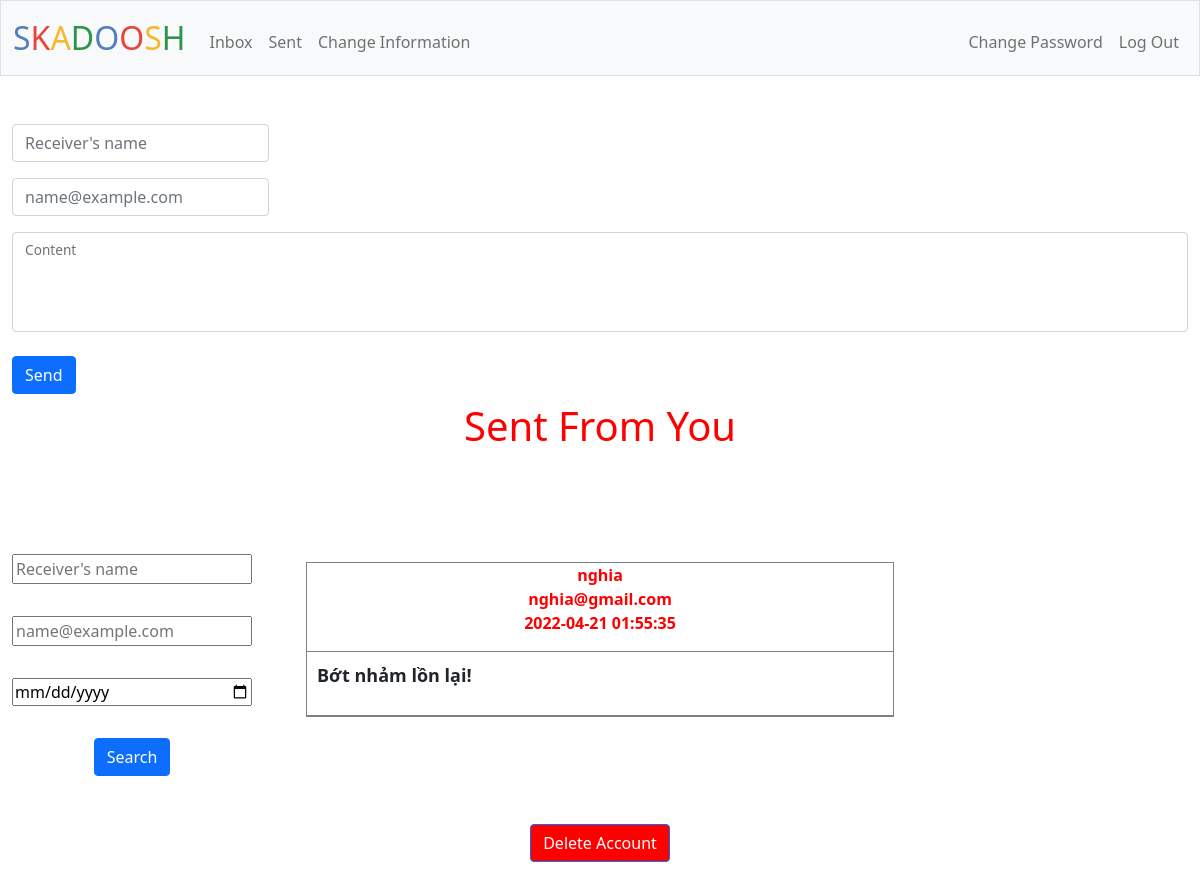
The page /sent (signed in) on the database as committed earlier.
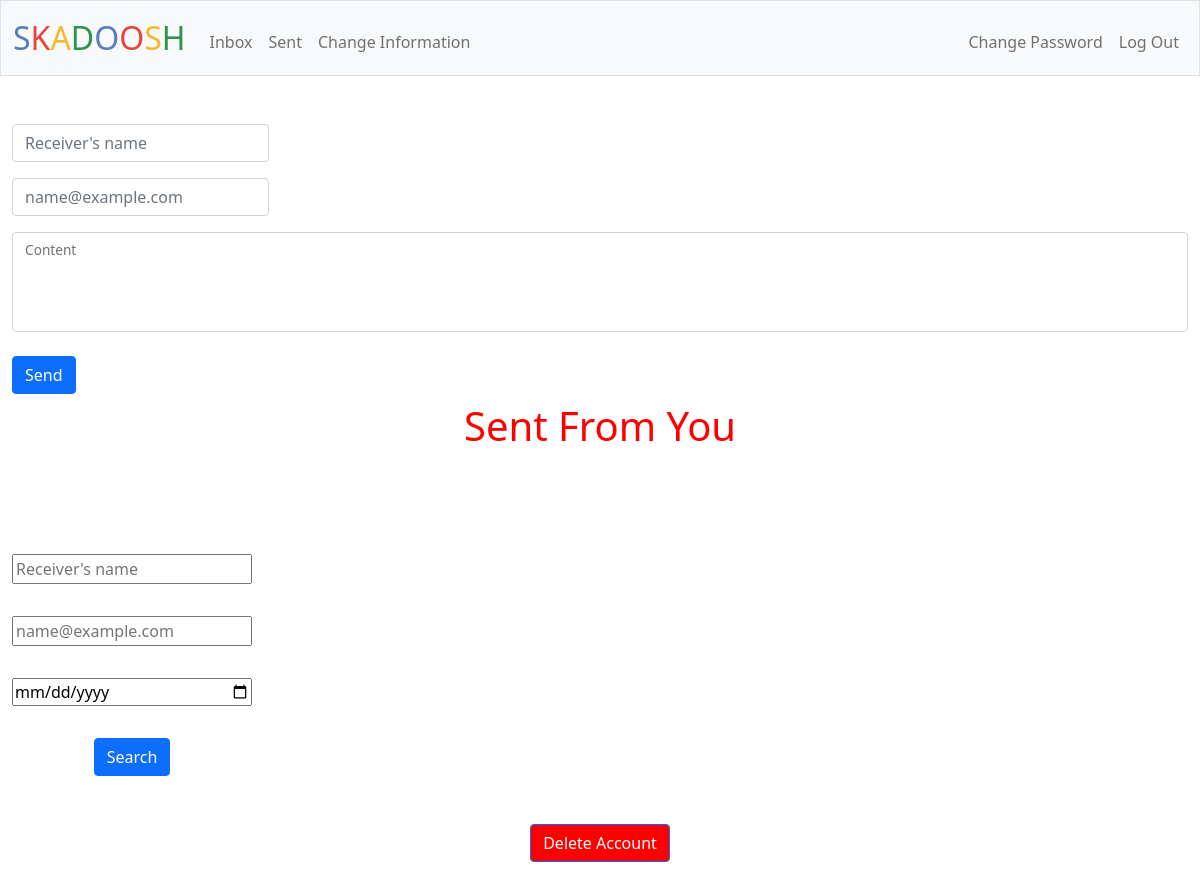
The same page on the database as committed later.
### tables this page shows
CREATE TABLE mail_box (id INTEGER PRIMARY KEY AUTOINCREMENT NOT NULL, 
sender_id INTEGER NOT NULL, receiver_id INTEGER NOT NULL, 
sender TEXT NOT NULL, receiver TEXT NOT NULL, 
date TIMESTAMP NOT NULL, mail TEXT NOT NULL);

CREATE TABLE informations (
id INTEGER PRIMARY KEY AUTOINCREMENT NOT NULL,
user_id INTEGER NOT NULL,
name TEXT NOT NULL,
birth TEXT,
place TEXT,
number TEXT,
email TEXT NOT NULL UNIQUE);

### app.py (the view, shortened to what this page needs)
@app.route("/sent", methods=["GET", "POST"])
@login_required
def sent():
    user_id = session['user_id']
    rows = db.execute("SELECT * FROM informations WHERE user_id = ?", user_id)
    if len(rows) == 0:
        message = 'You must provide you informations first!'
        return render_template("information.html", requirement=message)
    rows = db.execute("SELECT * FROM mail_box WHERE sender_id = ? ORDER BY date DESC", user_id)
    mails = []
    for row in rows:
        mail = {}
        mail['receiver'] = row['receiver']
        receiver_id = row['receiver_id']
        mail['email'] = db.execute("SELECT email FROM informations WHERE user_id = ?", receiver_id)[0]['email']
        mail['mail'] = row['mail']
        mail['date'] = row['date']
        mails.append(mail)
    return render_template("sent.html", mails=mails)

### app.py (called while the page is built)
@app.after_request
def after_request(response):
    response.headers["Cache-Control"] = "no-cache, no-store, must-revalidate"
    response.headers["Expires"] = 0
    response.headers["Pragma"] = "no-cache"
    return response

### helpers.py (called while the page is built)
def login_required(f):
    @wraps(f)
    def decorated_function(*args, **kwargs):
        if session.get("user_id") is None:
            return redirect("/login")
        return f(*args, **kwargs)
    return decorated_function

### templates/sent.html (shortened to what this page needs)
{% extends "layout.html" %}
{% block sent %}
<div id="send">
    <form action="/sent" method="post" id="send">
        <div class="mb-3">
            <input autofocus class="form-control w-auto" id="receiver" name="receiver" placeholder="Receiver's name" type="text">
        </div>
        <div class="mb-3">
            <input class="form-control w-auto" id="email" name="email" placeholder="name@example.com" type="text">
        </div>
        <div class="form-floating">
            <input class="form-control" id="floatingMail" name="mail" type="text">
            <label for="floatingMail" class="form-label">Content</label>
        </div>
        <br>
        <button class="btn btn-primary" type="submit">Send</button>
    </form>
</div>
<h1>Sent From You</h1>
{% endblock %}
{% block main %}
<div>
    <form action="/search_sent" method="post" id="search">
        <div><input autofocus id="name" name="name" placeholder="Receiver's name" type="text"></div>
        <br>
        <div><input autofocus id="receiver_email" name="receiver_email" placeholder="name@example.com" type="text"></div>
        <br>
        <div><input autofocus id="date" name="date" type="date"></div>
        <br>
        <button class="btn btn-primary" type="submit">Search</button>
    </form>
</div>
{% for mail in mails %}
<div id="sent">
    <div><p id="mail-receiver">{{ mail['receiver'] }} <br> {{ mail['email'] }} <br> {{ mail['date'] }}</p></div>
    <div id="mail"><p id="content">{{ mail['mail'] }}</p></div>
</div>
{% endfor %}
{% endblock %}

### templates/layout.html (shortened to what this page needs)
<!DOCTYPE html>
<html lang="en">
    <head>
        <link href="https://cdn.jsdelivr.net/npm/bootstrap@5.1.3/dist/css/bootstrap.min.css" rel="stylesheet">
        <link href="/static/styles.css" rel="stylesheet">
    </head>
    <body>
        <nav class="bg-light border navbar navbar-expand-md navbar-light">
            <div class="container-fluid">
                <a class="navbar-brand" href="/"><span class="blue">S</span><span class="red">K</span><span class="yellow">A</span><span class="green">D</span><span class="blue">O</span><span class="red">O</span><span class="yellow">S</span><span class="green">H</span></a>
                <div class="collapse navbar-collapse" id="navbar">
                    {% if session["user_id"] %}
                        <ul class="navbar-nav me-auto mt-2">
                            <li class="nav-item"><a class="nav-link" href="/inbox">Inbox</a></li>
                            <li class="nav-item"><a class="nav-link" href="/sent">Sent</a></li>
                            <li class="nav-item"><a class="nav-link" href="/change_information">Change Information</a></li>
                        </ul>
                        <ul class="navbar-nav ms-auto mt-2">
                            <li class="nav-item"><a class="nav-link" href="/change_password">Change Password</a></li>
                            <li class="nav-item"><a class="nav-link" href="/logout">Log Out</a></li>
                        </ul>
                    {% else %}
                        <ul class="navbar-nav ms-auto mt-2">
                            <li class="nav-item"><a class="nav-link" href="/register">Register</a></li>
                            <li class="nav-item"><a class="nav-link" href="/login">Log In</a></li>
                        </ul>
                    {% endif %}
                </div>
            </div>
        </nav>
        <div class="container-fluid py-5" id="main">
            {% block sent %}{% endblock %}
        </div>
        <main class="container-fluid py-5 text-center">
            {% block main %}{% endblock %}
        </main>
    </body>
    <footer>
        <main class="container-fluid py-5 text-center">
            <form action="/" method="post">
                <button id="deleteAccount" class="btn btn-primary" type="submit">Delete Account</button>
            </form>
        </main>
    </footer>
</html>

### static/styles.css (style rules this page uses)
nav .navbar-brand { font-size: xx-large; }
nav .navbar-brand .blue { color: #537fbe; }
nav .navbar-brand .red { color: #ea433b; }
nav .navbar-brand .yellow { color: #f5b82e; }
nav .navbar-brand .green { color: #2e944b; }
#deleteAccount { background-color:red; }
footer { clear: both; }

### templates/sent.html (style rules this page uses)
h1 { text-align: center; color: red; }
#floatingMail { height: 100px; }
#search { float: left; }
#search div input { width: 240px; }

Rows that differ between the two databases and show on the page:
removed mail_box: receiver "nghia", date "2022-04-21 01:55:35", mail "Bớt nhảm lồn lại!"
removed informations: email "nghia@gmail.com"
